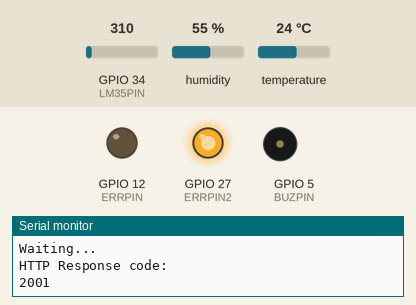
A sketch run on a simulated ESP32. Shown: output pins drawn as LEDs (lit = HIGH), buzzer (waves = sounding, pin HIGH), the last lines printed to the serial monitor. Inputs (shaded band) come from the test bench; at power-on: humidity 55 %, GPIO 34 (LM35PIN) = 310, temperature 24 °C. WiFi joins after 1.5 s; servers stay silent unless stated; web services answer with replies made up by the test bench.

Above: at 16.7 s.
16.8 s: humidity set to 43 %
27.8 s: humidity set to 40 %
At 39.8 s:
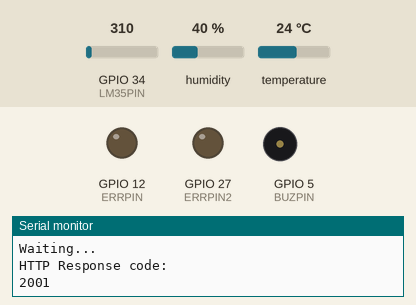
40.2 s: humidity set to 68 %
At 51.3 s:
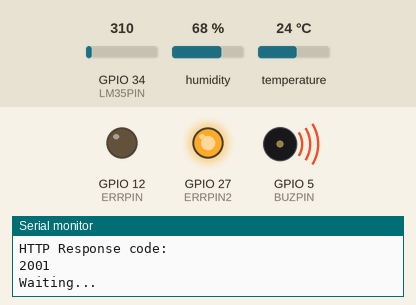
Timing chart, 0 to 53.0 s (numbered marks = the images above; inputs shaded):
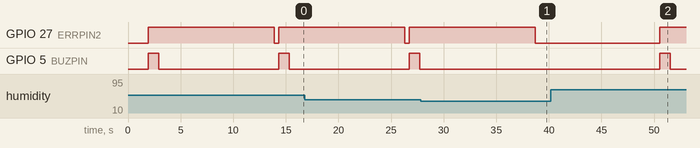

The sketch:

lab23.ino
```cpp
#include <WiFi.h>
#include <HTTPClient.h>
#include <ThingSpeak.h>

#include <DHT.h>
#include <DHT_U.h>
#define DHTPIN 4
#define ERRPIN 12
#define ERRPIN2 27
#define DHTTYPE DHT22
DHT dht(DHTPIN,DHTTYPE);


#define LM35PIN 34
#define BUZPIN 5
bool buz_fl=true;


char* ssid = (char *)"xxxxx"; // wifi name
char* pass = (char *)"xxxxx"; // wifi password
char* server = (char *)"api.thingspeak.com";
String WriteKey="xxxxxxxxxxxxxxxx"; // write api key
String write_to_thinkspeak(float a,float b,float c,int d,float e,float f){
    String re="https://api.thingspeak.com/update?api_key="+WriteKey+"&field1="+String(a, 3)+"&field2="+String(b, 3)+"&field3="+String(c, 3)+"&field4="+String(d, 3)+"&field5="+String(e, 3)+"&field6="+String(f, 3);
    return re;
}
bool ideal_humidity(float a,float b){
  float c=5.018+0.32321*b+0.0081847*b*b+0.00031243*b*b*b;
  if(abs(a-c)<20.0)return true;
  return false;
}
WiFiClient  client;
HTTPClient http;

void setup() {
  // put your setup code here, to run once:
  Serial.begin(115200);
  WiFi.begin(ssid,pass);
  Serial.println("Connecting");
  while(WiFi.status() != WL_CONNECTED) {
    delay(500);
    Serial.print(".");
  }
  Serial.println("");
  Serial.print("Connected to WiFi network with IP Address: ");
  Serial.println(WiFi.localIP());
  dht.begin();
  pinMode(BUZPIN, OUTPUT);
  pinMode(ERRPIN, OUTPUT);
  pinMode(ERRPIN2, OUTPUT);
}

void loop() {
  // put your main code here, to run repeatedly:

  digitalWrite(ERRPIN, LOW);
  digitalWrite(ERRPIN2, LOW);

  if(client.connect(server,80)){
    float h=dht.readHumidity();
    float t = dht.readTemperature();
    float f = dht.readTemperature(true);
    if(isnan(h)||isnan(t)||isnan(f)){
      Serial.println("DHT error");
    }
    else{
      int adc=analogRead(LM35PIN);
      float mv=adc*(3300.0)/4096.0;
      float t2=mv/10;
      float f2=t2*9/5+32;
      bool safe=ideal_humidity(h,t);
      int cc=0;
      if(safe==false)cc=1;
      http.begin(write_to_thinkspeak(h,t,f,cc,t2,f2));
      int httpResponse = http.GET();
       if (httpResponse>0) {
          if(safe==false){
            digitalWrite(ERRPIN2, HIGH);
            if(buz_fl==true){
              digitalWrite(BUZPIN, HIGH);
              delay(1000);
              digitalWrite(BUZPIN, LOW);
            }
          }
          Serial.println("HTTP Response code: ");
          Serial.print(httpResponse);
          String payload = http.getString();
          Serial.println(payload);
        }
        else {
          digitalWrite(ERRPIN, HIGH);
          Serial.print("Error code: ");
          Serial.println(httpResponse);
        }
        http.end();
    }
      delay(10000);
  }

  client.stop();
  Serial.println("Waiting...");
  delay(1000);
}
```

Measured:
- the behaviour switches between 42 and 41 % on humidity (found by bisection; images 0 and 1)
- after the input at 27.8 s, GPIO 27 (ERRPIN2): goes on until 38.7 s, then stays LOW; GPIO 5 (BUZPIN): stays LOW (without the input it goes to HIGH after 11.3 s)
- after the input at 40.2 s, GPIO 27 (ERRPIN2): LOW → HIGH after 10.3 s; GPIO 5 (BUZPIN): LOW → HIGH after 10.3 s, → LOW 1.0 s later
- by itself, GPIO 5 (BUZPIN): alternates HIGH for 1.0 s and LOW for 11.4 s
